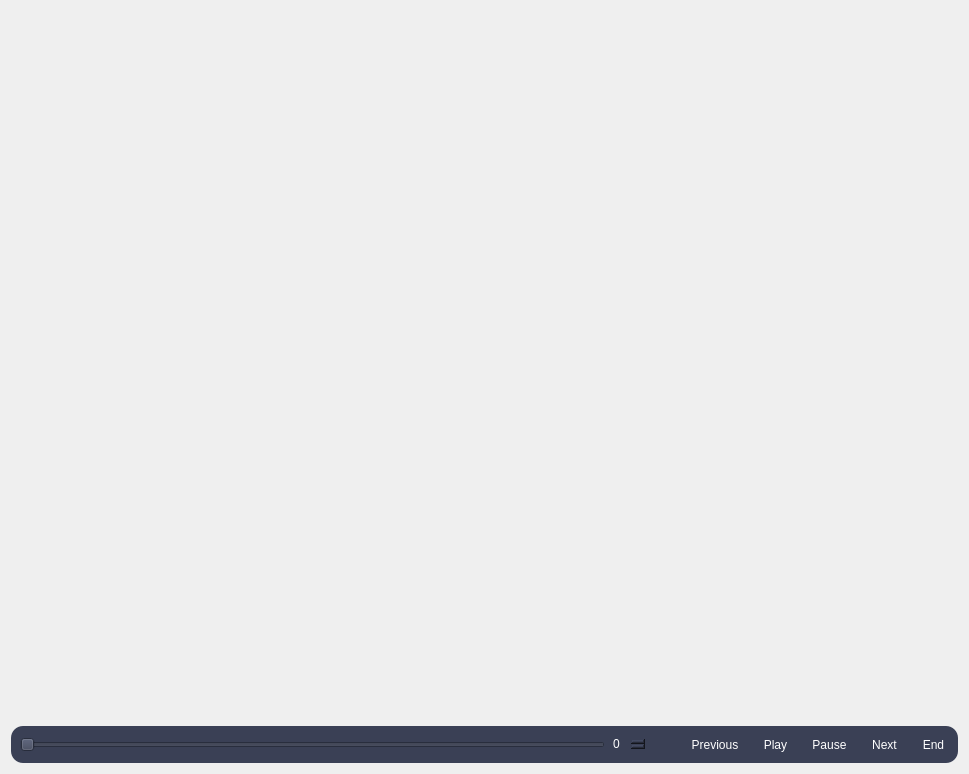
      <widget class="QWidget" name="scrollAreaWidgetContents_4">
       <property name="geometry">
        <rect>
         <x>0</x>
         <y>0</y>
         <width>969</width>
         <height>774</height>
        </rect>
       </property>
       <layout class="QGridLayout" name="gridLayout_3">
        <item row="0" column="0" colspan="2">
         <widget class="QFrame" name="main_frame">
          <property name="sizePolicy">
           <sizepolicy hsizetype="Preferred" vsizetype="Preferred">
            <horstretch>0</horstretch>
            <verstretch>5</verstretch>
           </sizepolicy>
          </property>
          <layout class="QGridLayout" name="gl_vLayout" rowstretch="0"/>
         </widget>
        </item>
        <item row="1" column="0" colspan="2">
         <widget class="QFrame" name="movie_controls_frame">
          <property name="styleSheet">
           <string notr="true">background-color: rgb(58, 64, 85);
color: rgb(255, 255, 255);
border-radius: 12px;</string>
          </property>
          <property name="frameShape">
           <enum>QFrame::StyledPanel</enum>
          </property>
          <property name="frameShadow">
           <enum>QFrame::Raised</enum>
          </property>
          <layout class="QHBoxLayout" name="horizontalLayout_5">
           <item>
            <widget class="QSlider" name="frame_slider">
             <property name="sizePolicy">
              <sizepolicy hsizetype="Expanding" vsizetype="Fixed">
               <horstretch>0</horstretch>
               <verstretch>0</verstretch>
              </sizepolicy>
             </property>
             <property name="orientation">
              <enum>Qt::Horizontal</enum>
             </property>
            </widget>
           </item>
           <item>
            <widget class="QSpinBox" name="frame_spinBox"/>
           </item>
           <item>
            <widget class="QToolButton" name="start_simvis_button">
             <property name="minimumSize">
              <size>
               <width>0</width>
               <height>0</height>
              </size>
             </property>
             <property name="text">
              <string/>
             </property>
             <property name="icon">
              <iconset resource="../../../res/qticons.qrc">
               <normaloff>:/material_icons/material_icons/png/skip-backward-custom.png</normaloff>:/material_icons/material_icons/png/skip-backward-custom.png</iconset>
             </property>
            </widget>
           </item>
           <item>
            <widget class="QToolButton" name="previous_button">
             <property name="minimumSize">
              <size>
               <width>0</width>
               <height>0</height>
              </size>
             </property>
             <property name="text">
              <string>   Previous</string>
             </property>
             <property name="icon">
              <iconset resource="../../../res/qticons.qrc">
               <normaloff>:/material_icons/material_icons/png/skip-previous-custom.png</normaloff>:/material_icons/material_icons/png/skip-previous-custom.png</iconset>
             </property>
            </widget>
           </item>
           <item>
            <widget class="QToolButton" name="play_button">
             <property name="minimumSize">
              <size>
               <width>0</width>
               <height>0</height>
              </size>
             </property>
             <property name="text">
              <string>   Play</string>
             </property>
             <property name="icon">
              <iconset resource="../../../res/qticons.qrc">
               <normaloff>:/material_icons/material_icons/png/play-custom.png</normaloff>:/material_icons/material_icons/png/play-custom.png</iconset>
             </property>
            </widget>
           </item>
           <item>
            <widget class="QToolButton" name="pause_button">
             <property name="minimumSize">
              <size>
               <width>0</width>
               <height>0</height>
              </size>
             </property>
             <property name="text">
              <string>   Pause</string>
             </property>
             <property name="icon">
              <iconset resource="../../../res/qticons.qrc">
               <normaloff>:/material_icons/material_icons/png/pause-custom.png</normaloff>:/material_icons/material_icons/png/pause-custom.png</iconset>
             </property>
            </widget>
           </item>
           <item>
            <widget class="QToolButton" name="next_button">
             <property name="minimumSize">
              <size>
               <width>0</width>
               <height>0</height>
              </size>
             </property>
             <property name="text">
              <string>   Next</string>
             </property>
             <property name="icon">
              <iconset resource="../../../res/qticons.qrc">
               <normaloff>:/material_icons/material_icons/png/skip-next-custom.png</normaloff>:/material_icons/material_icons/png/skip-next-custom.png</iconset>
             </property>
            </widget>
           </item>
           <item>
            <widget class="QToolButton" name="end_simvis_button">
             <property name="minimumSize">
              <size>
               <width>0</width>
               <height>0</height>
              </size>
             </property>
             <property name="text">
              <string>   End</string>
             </property>
             <property name="icon">
              <iconset resource="../../../res/qticons.qrc">
               <normaloff>:/material_icons/material_icons/png/skip-forward-custom.png</normaloff>:/material_icons/material_icons/png/skip-forward-custom.png</iconset>
             </property>
            </widget>
           </item>
          </layout>
         </widget>
        </item>
       </layout>
      </widget>
